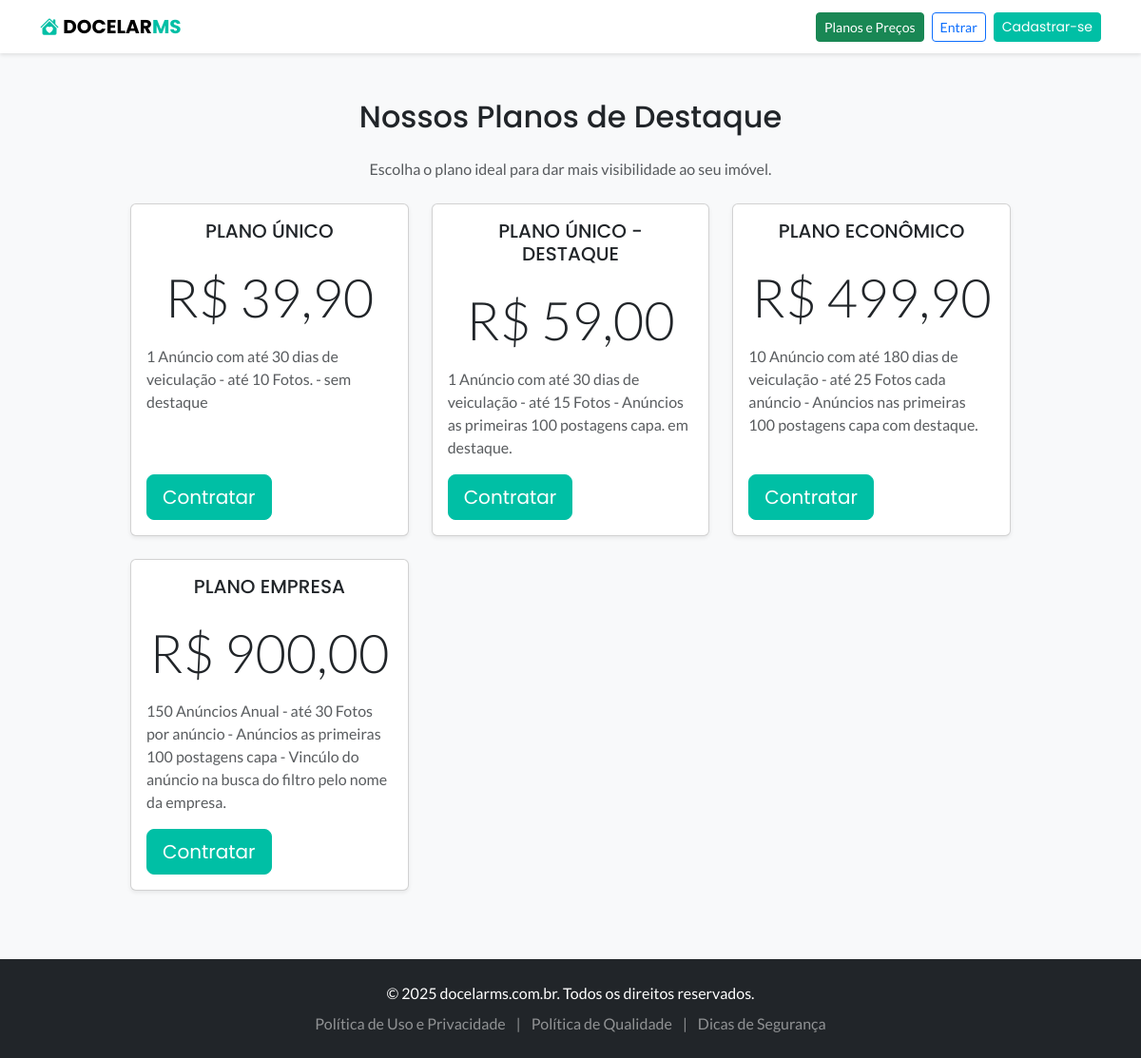
Before: /contas/planos/ with the older database file.
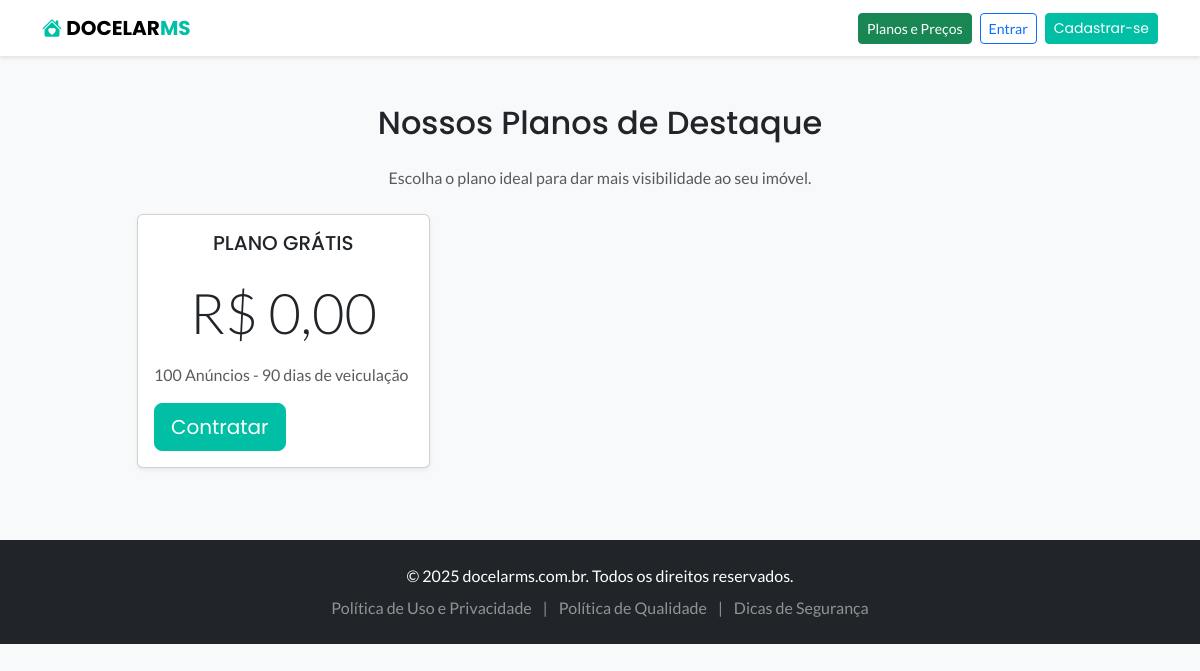
After: the same page with the newer database file.
### imoveis/models.py (models this page shows, shortened)
class Plano(models.Model):
    nome = models.CharField(max_length=100, verbose_name="Nome do Plano")
    descricao = models.TextField(
        verbose_name="Descrição",
        help_text="O que este plano oferece? (Ex: Destaque na home, mais fotos, etc.)",
        blank=True,
        null=True
    )
    preco = models.DecimalField(max_digits=10, decimal_places=2, verbose_name="Preço (R$)")
    duracao_dias = models.IntegerField(help_text="Duração do anúncio em dias (ex: 30, 180, 365)")
    limite_fotos = models.IntegerField(
        default=5,
        verbose_name="Limite de Fotos",
        help_text="Número máximo de fotos permitidas por anúncio (ex: 5, 15, 32)"
    )
    limite_anuncios = models.IntegerField(
        default=1,
        verbose_name="Limite de Anúncios",
        help_text="Número máximo de anúncios ATIVOS que o usuário pode ter com este plano (ex: 1, 5)"
    )
    is_ativo = models.BooleanField(
        default=True,
        verbose_name="Plano Ativo?",
        help_text="Se marcado, o plano aparecerá na página 'Planos e Preços' para contratação."
    )
    class Meta:
        verbose_name = "Plano"
        verbose_name_plural = "Planos"

### contas/views.py (the view)
# urls.py: path('planos/', views.listar_planos, name='listar_planos'),
def listar_planos(request):
    planos = Plano.objects.filter(is_ativo=True).order_by('preco')
    contexto = {
        'planos': planos
    }
    return render(request, 'contas/listar_planos.html', contexto)

### contas/templates/contas/listar_planos.html
{% extends 'base.html' %} {% block content %}
<div class="container mt-5">
    <div class="row justify-content-center">
        <div class="col-lg-10">
            <h2 class="text-center mb-4">Nossos Planos de Destaque</h2>
            <p class="text-center text-muted mb-4">
                Escolha o plano ideal para dar mais visibilidade ao seu imóvel.
            </p>
            <div class="row">
                {% for plano in planos %}
                <div class="col-md-4 mb-4">
                    <div class="card h-100 shadow-sm">
                        <div class="card-body d-flex flex-column">
                            <h5 class="card-title text-center">{{ plano.nome }}</h5>
                            <div class="text-center my-3">
                                <span class="display-4 font-weight-bold">R$ {{ plano.preco|floatformat:2 }}</span>
                                </div>
                            <p class="card-text text-muted">
                                {{ plano.descricao|default:"Descrição dos benefícios do plano." }}
                            </p>
                            <div class="mt-auto">
                                <a href="{% url 'criar_pagamento' plano.id %}" class="btn btn-primary btn-block btn-lg">
                                    Contratar
                                </a>
                            </div>
                        </div>
                    </div>
                </div>
                {% empty %}
                <div class="col">
                    <p class="text-center">Nenhum plano disponível no momento. Por favor, volte mais tarde.</p>
                </div>
                {% endfor %}
            </div>
        </div>
    </div>
</div>
{% endblock %}

Changed rows visible on the page:
no longer on this page (row edited): Plano: nome "PLANO ÚNICO", preco "39,90", descricao "1 Anúncio com até 30 dias de veiculação - até 10 Fotos. - sem destaque"
no longer on this page (row edited): Plano: nome "PLANO ÚNICO - DESTAQUE", preco "59,00", descricao "1 Anúncio com até 30 dias de veiculação - até 15 Fotos - Anúncios as primeiras 100 postagens capa. em destaque."
no longer on this page (row edited): Plano: nome "PLANO ECONÔMICO", preco "499,90", descricao "10 Anúncio com até 180 dias de veiculação - até 25 Fotos cada anúncio - Anúncios nas primeiras 100 postagens capa com destaque."
no longer on this page (row edited): Plano: nome "PLANO EMPRESA", preco "900,00", descricao "150 Anúncios Anual - até 30 Fotos por anúncio - Anúncios as primeiras 100 postagens capa - Vincúlo do anúncio na busca do filtro pelo nome da empresa."
now on this page (row edited): Plano: nome "PLANO GRÁTIS", preco "0,00", descricao "100 Anúncios - 90 dias de veiculação"
